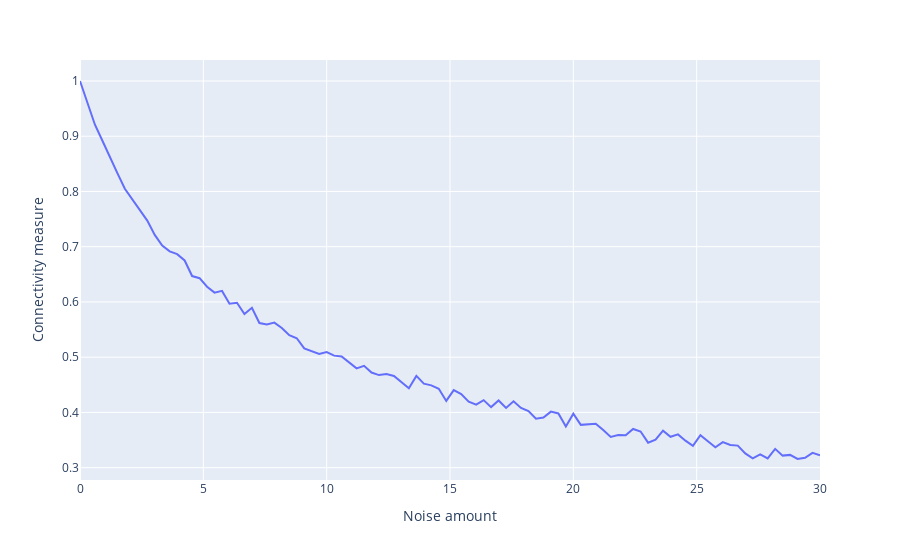

Here is the notebook cell this chart was saved with:
### Code cell
model = ALNModel()
model.params['sigma_ou'] = 0  # add some noise
model.params['duration'] = 1*1000  # milliseconds
model.run(bold=True)

original_signal = model.output[0]


# Pearson
pearson_results = []
noise_amounts = np.linspace(0, 30, 100)
for noise_amount in noise_amounts:
    signal_noised = original_signal + np.random.normal(0, np.sqrt(noise_amount), len(original_signal))
    pearson_results.append(pearson.pearson([original_signal, signal_noised])[0][1])

plot_df = pd.DataFrame({"Connectivity measure": pearson_results, "Noise amount": noise_amounts})
fig = px.line(plot_df, x="Noise amount", y="Connectivity measure")
fig.show()

### Figure 1 — Plotly figure (JSON) as saved in the notebook; plotly's stock layout.template omitted (floating-point values rounded to 4 significant figures)
{"data": [{"hovertemplate": "Noise amount=%{x}<br>Connectivity measure=%{y}<extra></extra>", "legendgroup": "", "line": {"color": "#636efa", "dash": "solid"}, "marker": {"symbol": "circle"}, "mode": "lines", "name": "", "orientation": "v", "showlegend": false, "type": "scatter", "x": [0, 0.303, 0.6061, 0.9091, 1.212, 1.515, 1.818, 2.121, 2.424, 2.727, 3.03, 3.333, 3.636, 3.939, 4.242, 4.545, 4.848, 5.152, 5.455, 5.758, 6.061, 6.364, 6.667, 6.97, 7.273, 7.576, 7.879, 8.182, 8.485, 8.788, 9.091, 9.394, 9.697, 10, 10.3, 10.61, 10.91, 11.21, 11.52, 11.82, 12.12, 12.42, 12.73, 13.03, 13.33, 13.64, 13.94, 14.24, 14.55, 14.85, 15.15, 15.45, 15.76, 16.06, 16.36, 16.67, 16.97, 17.27, 17.58, 17.88, 18.18, 18.48, 18.79, 19.09, 19.39, 19.7, 20, 20.3, 20.61, 20.91, 21.21, 21.52, 21.82, 22.12, 22.42, 22.73, 23.03, 23.33, 23.64, 23.94, 24.24, 24.55, 24.85, 25.15, 25.45, 25.76, 26.06, 26.36, 26.67, 26.97, 27.27, 27.58, 27.88, 28.18, 28.48, 28.79, 29.09, 29.39, 29.7, 30], "xaxis": "x", "y": [1.0, 0.9588, 0.9208, 0.8919, 0.8612, 0.8332, 0.8049, 0.7854, 0.7656, 0.7473, 0.7213, 0.7021, 0.6917, 0.6865, 0.6751, 0.6469, 0.643, 0.6276, 0.6169, 0.62, 0.5968, 0.5984, 0.5781, 0.5894, 0.5618, 0.5592, 0.5627, 0.553, 0.5399, 0.5343, 0.516, 0.5104, 0.506, 0.5092, 0.5028, 0.5012, 0.4905, 0.4797, 0.4843, 0.4722, 0.4676, 0.4694, 0.466, 0.4554, 0.4439, 0.4662, 0.452, 0.449, 0.4427, 0.4208, 0.4404, 0.4331, 0.4194, 0.4142, 0.4223, 0.4096, 0.4216, 0.4081, 0.4202, 0.4081, 0.4023, 0.3886, 0.3907, 0.4014, 0.3982, 0.3746, 0.3977, 0.3775, 0.3791, 0.3797, 0.368, 0.3557, 0.359, 0.3585, 0.37, 0.3654, 0.3453, 0.3508, 0.3671, 0.3559, 0.3602, 0.3489, 0.3397, 0.3589, 0.3479, 0.3369, 0.3462, 0.341, 0.3399, 0.3257, 0.317, 0.324, 0.3166, 0.3341, 0.3218, 0.3231, 0.3157, 0.3179, 0.3268, 0.3226], "yaxis": "y"}], "layout": {"legend": {"tracegroupgap": 0}, "margin": {"t": 60}, "xaxis": {"anchor": "y", "domain": [0, 1], "title": {"text": "Noise amount"}}, "yaxis": {"anchor": "x", "domain": [0, 1], "title": {"text": "Connectivity measure"}}}}
